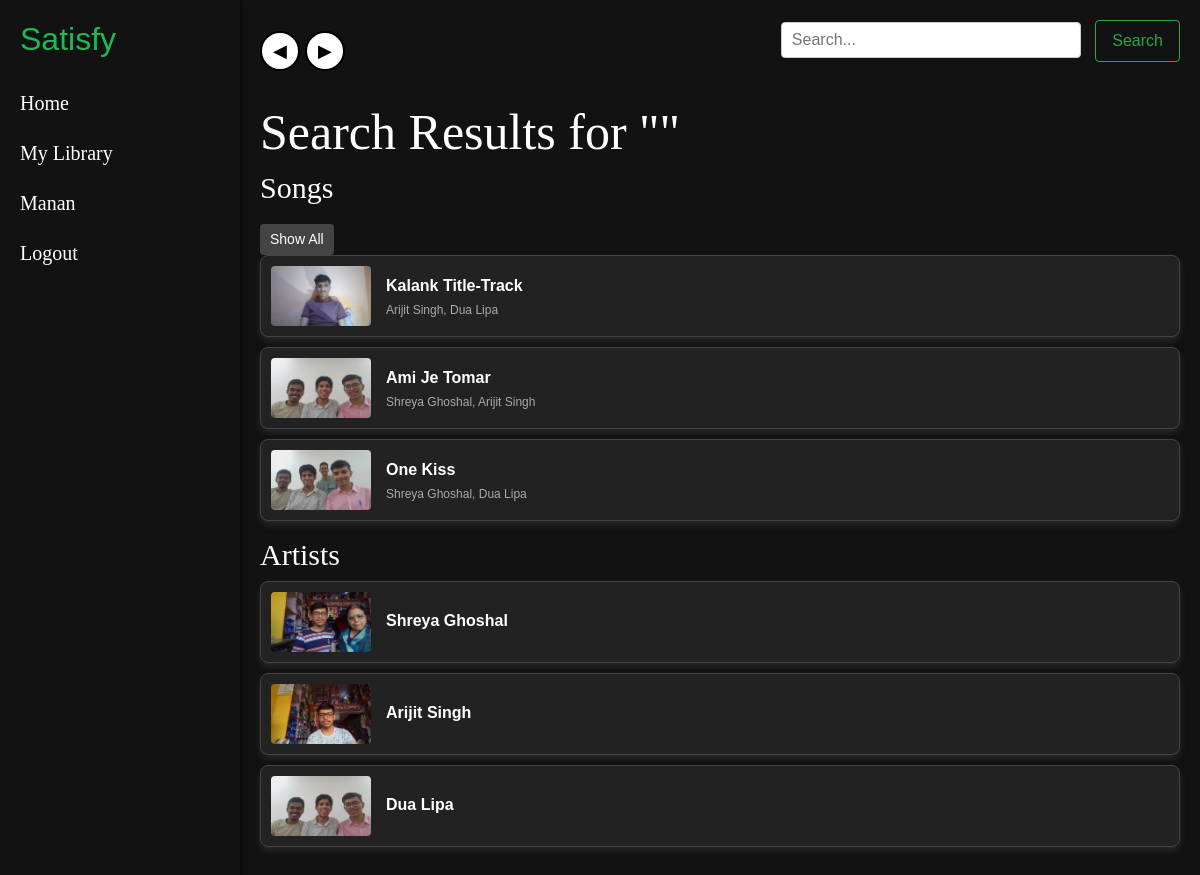
Page /music/search/ (signed in) on the committed database.
### music/models.py (models this page shows, shortened)
class Song(models.Model):
    album=models.ForeignKey("Album",on_delete=models.CASCADE,verbose_name=_("Song Album"))
    songThumbnail=models.ImageField(_("Song Thumbnail"),upload_to='thumbnail/',help_text=".jpg, .png, .jpeg, .svg supported")
    song_name=models.CharField(_("Song Name"),max_length=50)
    song=models.FileField(_("song"),upload_to='songs/',help_text="mp3* required")
    created=models.DateTimeField(_("CreatedAt"),auto_now_add=True)
    last_update=models.DateTimeField(_("UpdatedAt"),auto_now=True)
    artists = models.ManyToManyField(Artist)
    class Meta:
        verbose_name=_("Song")

class Artist(models.Model):
    artist_name=models.CharField(_("Artist Name"),max_length=50)
    artist_image=models.ImageField(_("Artist Image"),upload_to='artist/',null=True)
    created=models.DateTimeField(_("CreatedAt"),auto_now_add=True)
    last_update=models.DateTimeField(_("UpdatedAt"),auto_now=True)
    class Meta:
        verbose_name=_("Artist")
        verbose_name_plural=_("Artists")

### music/views.py (the view)
# urls.py: path('search/', views.search_results, name='search_results')
def search_results(request):
    query = request.GET.get('q', '')
    songs = Song.objects.filter(song_name__icontains=query)  # Adjust field name as necessary
    libraries = Library.objects.filter(name__icontains=query)  # Adjust field name as necessary
    artists = Artist.objects.filter(artist_name__icontains=query)  # Adjust field name as necessary
    context = {
        'query': query,
        'songs': songs,
        'libraries': libraries,
        'artists': artists
    }
    return render(request, 'music/search.html', context)

### templates/music/search.html (shortened to what this page needs)
{% extends 'music/spotify.html'%}
{%block style%}
{%load static%}
<link rel="stylesheet" href="{% static 'css/search-style.css' %}">
{%endblock%}
{%block content%}
<h1>Search Results for "{{ query }}"</h1>
{%if songs%}
<h2 class="text">Songs</h2>
{% if songs|length > 3 %}
<button class="show-all-btn" onclick="toggleSongs()">Show All</button>
{% endif %}
<ul class="song-list">
    {% for song in songs %}
        <li class="song-item {% if forloop.counter > 3 %} hidden {% endif %}">
            <img class="song-thumbnail" src="{{ song.songThumbnail.url }}" alt="Thumbnail"/>
            <div class="song-details">
                <span class="song-name"><a class="song-name" href="/music/song/{{song.id}}">{{ song.song_name }}</a></span>
                <span class="artist-name">
                {% for artist in song.artists.all %}
                {{ artist.artist_name }}{% if not forloop.last %}, {% endif %}
                    {% endfor %}
                </span>
            </div>
        </li>
    {% empty %}
        <li class="song-item">No songs found.</li>
    {% endfor %}
</ul>
{% endif %}
{% if artists %}
<h2 class="text">Artists</h2>
<ul class="song-list">
    {% for artist in artists %}
        <li class="song-item {% if forloop.counter > 3 %} hidden {% endif %}">
            <img class="song-thumbnail" src="{{ artist.artist_image.url }}" alt="Thumbnail"/>
            <a class="song-name" href="/music/song/artist/{{artist.id}}">
            {{ artist.artist_name }}
            </a>
        </li>
    {% empty %}
        <li class="song-item">No artists found.</li>
    {% endfor %}
</ul>
{% endif %}
{% endblock %}

### templates/music/spotify.html (shortened to what this page needs)
<!DOCTYPE html>
<html lang="en">
<head>
    {% load static %}
    <link href="https://stackpath.bootstrapcdn.com/bootstrap/4.5.2/css/bootstrap.min.css" rel="stylesheet">
    {%block style %}
    {% endblock %}
</head>
<body>
    <div class="sidebar">
        <h2>Satisfy</h2>
        <a class="side-drop" href="/music/listen">Home</a>
        <div class="dropdown">
            <a class="side-drop" href="/music/library"> My Library</a>
            <a class="side-drop" href="/music/info">{{request.user.first_name}}</a>
            <a class="side-drop" href="/music/signout">Logout</a>
          </div>
    </div>
    <div class="main-content" id="main-content">
        <div class="top-bar">
            <div class="navigation-controls">
                <button class="nav-button" id="backBtn" onclick="goBack()">
                    &#9664;
                </button>
                <button class="nav-button" id="forthBtn" onclick="goForth()">
                    &#9654;
                </button>
            </div>
            <div class="search-bar">
                <form action="{% url 'search_results' %}" method="get">
                    <input type="text" name="q" placeholder="Search...">
                    <button class="btn btn-outline-success">Search</button>
                </form>
            </div>
        </div>
        {% block content %}{% endblock %}
    </div>
</body>
</html>

### music/static/css/search-style.css (style rules this page uses)
.song-list { list-style-type: none; padding: 0; }
.song-item { display: flex; align-items: center; margin-bottom: 10px; padding: 10px; background-color: #222; border-radius: 8px; border: 1px solid #444; box-shadow: 0 4px 6px rgba(59, 59, 59, 0.5); color: white; }
.song-thumbnail { width: 100px; height: 60px; margin-right: 15px; object-fit: cover; border-radius: 4px; }
.song-details { display: flex; flex-direction: column; }
.song-name { font-size: 16px; font-weight: bold; margin-bottom: 3px; color: white; text-decoration: none; }
.artist-name { font-size: 12px; color: #aaa; }
h1 { color: white; font-size: 50px; font-family: Georgia, 'Times New Roman', Times, serif; }
.text { color: white; font-size: 30px; font-family: Georgia, 'Times New Roman', Times, serif; }
.show-all-btn { margin-top: 10px; padding: 5px 10px; background-color: #444; color: white; border: none; cursor: pointer; border-radius: 4px; font-size: 14px; }

### templates/music/spotify.html (style rules this page uses)
body { font-family: Arial, sans-serif; margin: 0; padding: 0; overflow-x: hidden; background-color: #121212; }
.sidebar { position: fixed; top: 0; left: 0; height: 100%; width: 240px; background-color: #121212; color: #ffffff; padding: 20px; box-shadow: 2px 0 5px rgba(0,0,0,0.5); z-index: 1000; }
.sidebar h2 { color: #1db954; margin-bottom: 20px; }
.sidebar a { color: #ffffff; display: block; padding: 10px 0; text-decoration: none; }
.side-drop { background-color: #121212; color: white; font-family: serif; font-size: 20px; }
.main-content { margin-left: 240px; padding: 20px; background-color: #121212; }
.top-bar { display: flex; align-items: center; justify-content: space-between; margin-bottom: 20px; }
.navigation-controls { display: flex; margin-right: 15px; }
.nav-button { width: 40px; height: 40px; background-color: white; color: black; border: 2px solid black; border-radius: 50%; font-size: 18px; display: flex; align-items: center; justify-content: center; cursor: pointer; margin-right: 5px; }
.search-bar { display: flex; justify-content: flex-end; margin-bottom: 20px; align-items: center; }
.search-bar input[type="text"] { width: 300px; padding: 5px 10px; border: 1px solid #ccc; border-radius: 4px; }
.btn-outline-success { margin-left: 10px; padding: 8px 16px; border-radius: 4px; cursor: pointer; }

### rows in the picture
Song: songThumbnail (picture), song_name "Kalank Title-Track"
Artist: artist_name "Arijit Singh", artist_image (picture)
Artist: artist_name "Dua Lipa", artist_image (picture)
Song: songThumbnail (picture), song_name "Ami Je Tomar"
Artist: artist_name "Shreya Ghoshal", artist_image (picture)
Song: songThumbnail (picture), song_name "One Kiss"

### other values in the picture
{{ request.user.first_name }} "Manan"
